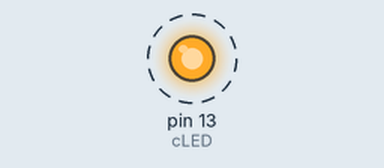
Simulated run of this sketch. Board: Arduino Uno, built with avr-gcc and run on an emulated ATmega328P. Parts: output pins drawn as LEDs (lit = HIGH). Dashed ring = blinking.

Above: at 0.5 s.
Timing chart, 0 to 4.6 s (numbered marks = the images above):
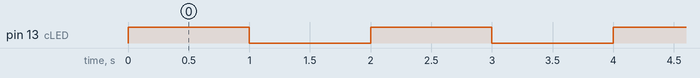

Measured:
- by itself, pin 13 (cLED): alternates HIGH for 1.0 s and LOW for 1.0 s

The sketch:

LED_Blink2.ino
```cpp
#define Arduino

int cLED = 13;

void setup()
{
#ifdef Arduino
 	pinMode(cLED, OUTPUT);
#else
    DDRB = (1 << PB1);
#endif
}


void loop()
{
#ifdef Arduino
  digitalWrite(cLED, HIGH);
  delay(1000); // Wait for 1000 millisecond(s)
  digitalWrite(cLED, LOW);
  delay(1000); // Wait for 1000 millisecond(s)
#else
  PORTB |= (1<<PB1);
  delay(1000);
  PORTB &= ~(1<<PB1);
  delay(1000);
#endif
}
```
